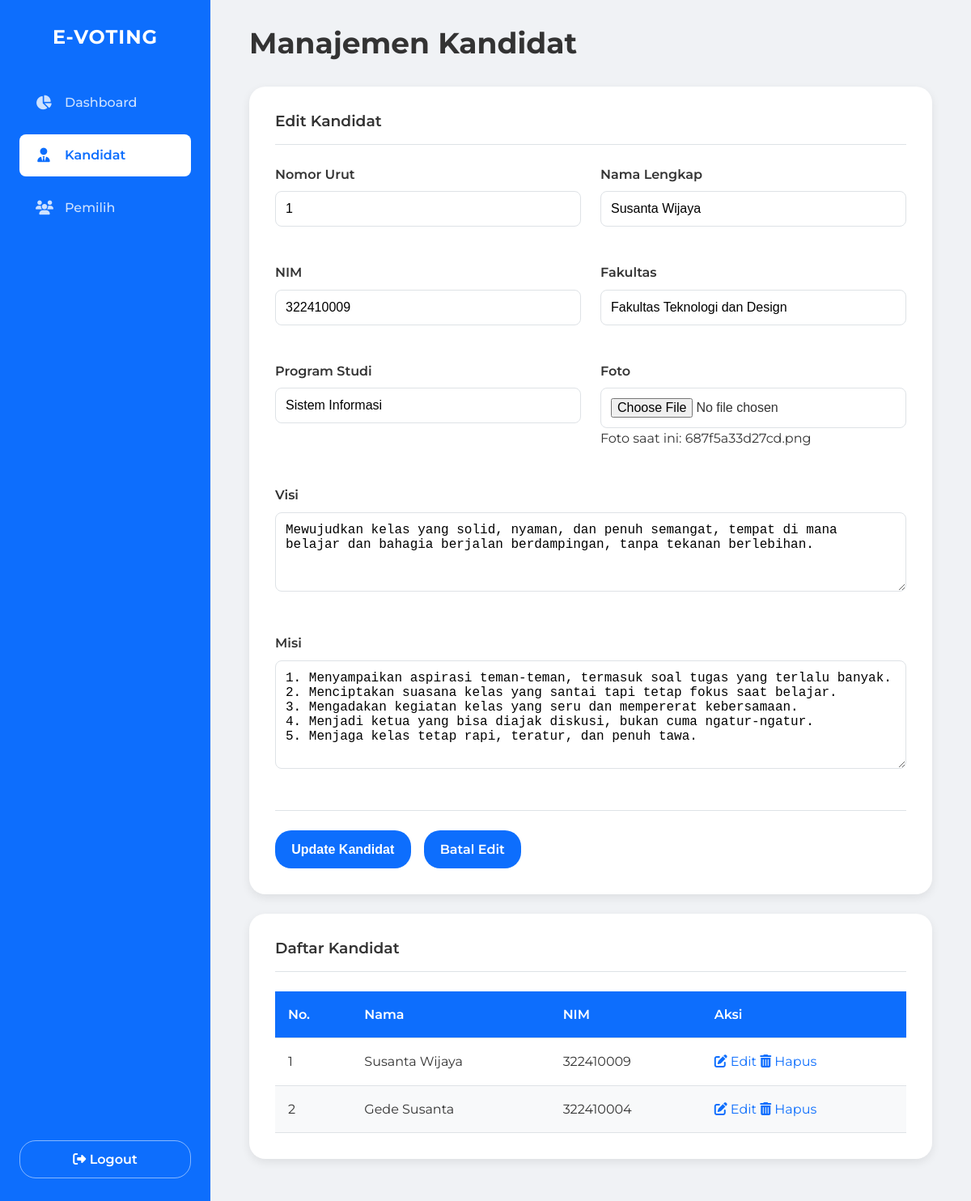
Page /admin/kandidat.php?edit_id=1 (signed in) on the committed database.
### tables this page shows
CREATE TABLE `kandidat` (
  `id_kandidat` int(11) NOT NULL,
  `nomor_urut` int(5) NOT NULL,
  `nama_lengkap` varchar(255) NOT NULL,
  `nim` varchar(20) NOT NULL,
  `fakultas` varchar(100) NOT NULL,
  `program_studi` varchar(100) NOT NULL,
  `foto` varchar(255) NOT NULL,
  `visi` text NOT NULL,
  `misi` text NOT NULL
);

### admin/kandidat.php (the view, shortened to what this page needs)
<?php
require_once __DIR__ . '/../config/koneksi.php';
$path_prefix = '../';
$is_edit_mode = false;
$kandidat_data = [
    'id_kandidat' => '', 'nomor_urut' => '', 'nama_lengkap' => '', 'nim' => '',
    'fakultas' => '', 'program_studi' => '', 'foto' => '', 'visi' => '', 'misi' => ''
];
if (isset($_GET['edit_id'])) {
    $is_edit_mode = true;
    $id_to_edit = intval($_GET['edit_id']);
    $stmt = $koneksi->prepare("SELECT * FROM kandidat WHERE id_kandidat = ?");
    $stmt->bind_param("i", $id_to_edit);
    $stmt->execute();
    $result = $stmt->get_result();
    if ($result->num_rows > 0) {
        $kandidat_data = $result->fetch_assoc();
    }
}
?>
<!DOCTYPE html>
<html lang="id">
<head>
    <link rel="stylesheet" href="https://cdnjs.cloudflare.com/ajax/libs/font-awesome/6.5.2/css/all.min.css">
    <link rel="stylesheet" href="<?php echo $path_prefix; ?>assets/css/style.css">
</head>
<body class="admin-page-body">
<div class="admin-layout">
    <aside class="admin-sidebar">
        <h1 class="admin-sidebar-title">E-VOTING</h1>
        <nav class="admin-nav">
            <a href="index.php"><i class="fa-solid fa-chart-pie"></i> Dashboard</a>
            <a href="kandidat.php" class="active"><i class="fa-solid fa-user-tie"></i> Kandidat</a>
            <a href="pemilih.php"><i class="fa-solid fa-users"></i> Pemilih</a>
        </nav>
        <div class="admin-sidebar-footer">
            <a href="<?php echo $path_prefix; ?>logout.php" class="btn btn-nav">
                <i class="fa-solid fa-right-from-bracket"></i> Logout
            </a>
        </div>
    </aside>
    <main class="admin-main-content">
        <div class="page-header">
            <h1>Manajemen Kandidat</h1>
        </div>
        <div class="content-card">
            <h3><?php echo $is_edit_mode ? 'Edit Kandidat' : 'Tambah Kandidat Baru'; ?></h3>
            <form class="form" action="_proses/kandidat_proses.php" method="POST" enctype="multipart/form-data">
                <div class="form-grid">
                    <div class="form-group">
                        <label>Nomor Urut</label>
                        <input type="number" name="nomor_urut" class="form-input" value="<?php echo htmlspecialchars($kandidat_data['nomor_urut']); ?>" required>
                    </div>
                    <div class="form-group">
                        <label>Nama Lengkap</label>
                        <input type="text" name="nama_lengkap" class="form-input" value="<?php echo htmlspecialchars($kandidat_data['nama_lengkap']); ?>" required>
                    </div>
                    <div class="form-group">
                        <label>NIM</label>
                        <input type="text" name="nim" class="form-input" value="<?php echo htmlspecialchars($kandidat_data['nim']); ?>" required>
                    </div>
                    <div class="form-group">
                        <label>Fakultas</label>
                        <input type="text" name="fakultas" class="form-input" value="<?php echo htmlspecialchars($kandidat_data['fakultas']); ?>" required>
                    </div>
                    <div class="form-group">
                        <label>Program Studi</label>
                        <input type="text" name="program_studi" class="form-input" value="<?php echo htmlspecialchars($kandidat_data['program_studi']); ?>" required>
                    </div>
                    <div class="form-group">
                        <label>Foto</label>
                        <input type="file" name="foto" class="form-input" <?php echo !$is_edit_mode ? 'required' : ''; ?>>
                        <?php if ($is_edit_mode && $kandidat_data['foto']): ?>
                            <p class="current-file-info">Foto saat ini: <?php echo htmlspecialchars($kandidat_data['foto']); ?></p>
                        <?php endif; ?>
                    </div>
                    <div class="form-group form-full-width">
                        <label>Visi</label>
                        <textarea name="visi" rows="4" class="form-input" required><?php echo htmlspecialchars($kandidat_data['visi']); ?></textarea>
                    </div>
                    <div class="form-group form-full-width">
                        <label>Misi</label>
                        <textarea name="misi" rows="6" class="form-input" required><?php echo htmlspecialchars($kandidat_data['misi']); ?></textarea>
                    </div>
                </div>
                <div class="form-actions">
                    <?php if ($is_edit_mode): ?>
                        <button type="submit" name="update_kandidat" class="btn btn-primary">Update Kandidat</button>
                        <a href="kandidat.php" class="btn btn-secondary">Batal Edit</a>
                    <?php else: ?>
                        <button type="submit" name="tambah_kandidat" class="btn btn-primary">Tambah Kandidat</button>
                    <?php endif; ?>
                </div>
            </form>
        </div>
        <div class="content-card">
            <h3>Daftar Kandidat</h3>
            <div class="table-responsive-wrapper">
                <table class="data-table">
                    <thead>
                        <tr>
                            <th>No.</th>
                            <th>Nama</th>
                            <th>NIM</th>
                            <th>Aksi</th>
                        </tr>
                    </thead>
                    <tbody>
                        <?php
                        $result = mysqli_query($koneksi, "SELECT * FROM kandidat ORDER BY nomor_urut ASC");
                        while ($row = mysqli_fetch_assoc($result)):
                        ?>
                        <tr>
                            <td><?php echo htmlspecialchars($row['nomor_urut']); ?></td>
                            <td><?php echo htmlspecialchars($row['nama_lengkap']); ?></td>
                            <td><?php echo htmlspecialchars($row['nim']); ?></td>
                            <td class="table-actions">
                                <a href="kandidat.php?edit_id=<?php echo $row['id_kandidat']; ?>" class="action-link edit"><i class="fa-solid fa-pen-to-square"></i> Edit</a>
                                <a href="_proses/kandidat_proses.php?hapus_id=<?php echo $row['id_kandidat']; ?>" class="action-link delete" onclick="return confirm('Yakin ingin menghapus kandidat ini?')"><i class="fa-solid fa-trash-can"></i> Hapus</a>
                            </td>
                        </tr>
                        <?php endwhile; ?>
                    </tbody>
                </table>
            </div>
        </div>
    </main>
</div>
</body>
</html>

### assets/css/style.css (style rules this page uses)
:root { --primary-color: #0d6efd; --primary-hover: #0b5ed7; --success-color: #198754; --danger-color: #dc3545; --light-color: #f8f9fa; --text-color: #333; --border-color: #dee2e6; --body-bg: #f0f2f5; --card-bg: #ffffff; --shadow: 0 4px 12px rgba(0, 0, 0, 0.08); --border-radius: 20px; }
*, *::before, *::after { box-sizing: border-box; margin: 0; padding: 0; }
html { font-size: 16px; }
body { font-family: 'Montserrat', sans-serif; background-color: var(--body-bg); color: var(--text-color); line-height: 1.6; }
a { color: var(--primary-color); text-decoration: none; transition: color 0.2s ease-in-out; }
h1, h2, h3, h4, h5, h6 { margin-bottom: 0.75rem; font-weight: 600; line-height: 1.2; }
.admin-page-body .admin-layout { display: flex; width: 100%; min-height: 100vh; }
.admin-page-body .admin-sidebar { position: fixed; top: 0; left: 0; bottom: 0; width: 260px; z-index: 1000; background-color: var(--primary-color); color: #fff; padding: 2rem 1.5rem; display: flex; flex-direction: column; flex-shrink: 0; }
.admin-page-body .admin-sidebar-title { font-size: 1.5rem; text-align: center; margin-bottom: 2.5rem; letter-spacing: 1px; font-weight: 700; }
.admin-page-body .admin-nav { display: flex; flex-direction: column; gap: 0.75rem; flex-grow: 1; }
.admin-page-body .admin-nav a { display: flex; align-items: center; padding: 0.85rem 1.25rem; border-radius: 8px; color: rgba(255, 255, 255, 0.8); font-weight: 500; transition: background-color 0.2s, color 0.2s; }
.admin-page-body .admin-nav a.active { background-color: #fff; color: var(--primary-color); font-weight: 600; }
.admin-page-body .admin-nav i { margin-right: 1rem; width: 20px; text-align: center; font-size: 1.1rem; }
.admin-page-body .admin-sidebar-footer .btn-nav { width: 100%; border: 1px solid rgba(255, 255, 255, 0.5); color: rgb(255, 255, 255); background-color: transparent; }
.admin-page-body .admin-main-content { flex-grow: 1; padding: 2rem 3rem; overflow-y: auto; margin-left: 260px; }
.admin-page-body .admin-main-content .page-header { border: none; padding-bottom: 0; margin-bottom: 2rem; }
.admin-page-body .admin-main-content .page-header h1 { font-size: 2.25rem; font-weight: 700; }
.admin-page-body .admin-main-content .content-card { background: var(--card-bg); padding: 2rem; border-radius: var(--border-radius); box-shadow: var(--shadow); margin-bottom: 1.5rem; }
.admin-page-body .admin-main-content .data-table thead th { background-color: var(--primary-color); color: white; font-weight: 600; font-size: 1rem; }
.content-card h3 { margin-top: 0; padding-bottom: 1rem; border-bottom: 1px solid var(--border-color); margin-bottom: 1.5rem; }
.btn { display: inline-block; padding: 0.6rem 1.2rem; font-size: 1rem; font-weight: 600; text-align: center; border: 1px solid transparent; border-radius: var(--border-radius); cursor: pointer; transition: all 0.2s ease-in-out; }
.btn-primary { background-color: var(--primary-color); color: #fff; }
.btn-secondary { background-color: var(--primary-color); color: #fff; }
.form-group { margin-bottom: 1.25rem; }
.form-group label { display: block; margin-bottom: 0.5rem; font-weight: 600; }
.form-input, textarea.form-input { width: 100%; padding: 0.75rem; border: 1px solid var(--border-color); border-radius: 8px; font-size: 1rem; }
.form-actions { margin-top: 1.5rem; padding-top: 1.5rem; display: flex; gap: 1rem; border-top: 1px solid var(--border-color); }
.form-grid { display: grid; grid-template-columns: 1fr 1fr; gap: 1.5rem; }
.form-full-width { grid-column: 1 / -1; }
.data-table { width: 100%; border-collapse: collapse; }
.data-table th, .data-table td { padding: 1rem; text-align: left; border-bottom: 1px solid var(--border-color); }
.data-table tbody tr:nth-child(even) { background-color: var(--light-color); }

### rows in the picture
kandidat: nomor_urut "1", nama_lengkap "Susanta Wijaya", nim "322410009", fakultas "Fakultas Teknologi dan Design", program_studi "Sistem Informasi", foto "687f5a33d27cd.png", visi "Mewujudkan kelas yang solid, nyaman, dan penuh semangat, tempat di mana belajar dan bahagia berjalan berdampingan, tanpa tekanan berlebihan.", misi "1. Menyampaikan aspirasi teman-teman, termasuk soal tugas yang terlalu banyak. 2. Menciptakan suasana kelas yang santai tapi tetap fokus saat belajar. 3. Mengadakan kegiatan kelas yang seru dan mempererat kebersamaan. 4. Menjadi ketua yang bisa diajak diskusi, bukan cuma ngatur-ngatur. 5. Menjaga kelas tetap rapi, teratur, dan penuh tawa."
kandidat: nomor_urut "2", nama_lengkap "Gede Susanta", nim "322410004"
